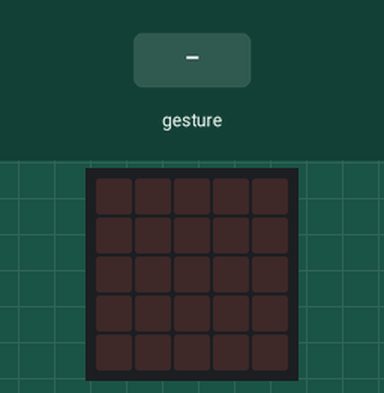
A program run on a simulated Calliope mini (MakeCode). Shown: the board's 5×5 LED display. Inputs (shaded band) come from the test bench. Random numbers come from a fixed seed; a tilt is held for 1.5 s and a shake lasts 1 s, then the board lies face up again.

Above: at 1.2 s.
1.3 s: gesture 'shake'
At 2.9 s:
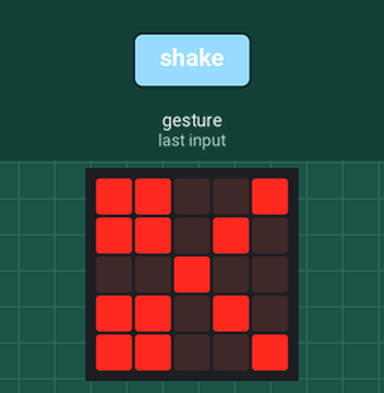
4.3 s: gesture 'shake'
At 5.2 s:
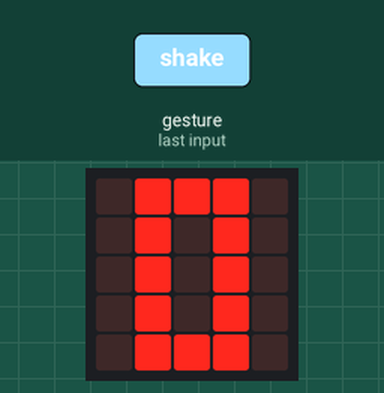
Timing chart, 0 to 7.3 s (numbered marks = the images above; inputs shaded):
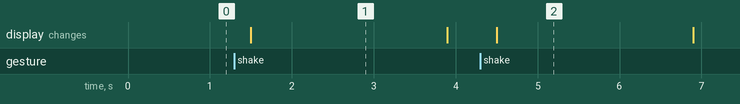

Measured:
- after the input at 1.3 s, the display: changes after 0.20 s (image 1)
- after the input at 4.3 s, the display: changes after 0.20 s (image 2)
- what the display in image 1 shows lasts 2.4 s, from 1.5 s to 3.9 s

The program:

main.ts
```typescript
let Zufall = 0
input.onGesture(Gesture.Shake, function () {
    Zufall = randint(0, 2)
    if (Zufall == 0) {
        basic.showLeds(`
            # # . . #
            # # . # .
            . . # . .
            # # . # .
            # # . . #
            `)
    } else if (Zufall == 1) {
        basic.showLeds(`
            . # # # .
            # # # # #
            # # # # #
            # # # # #
            . # # # .
            `)
    } else {
        basic.showLeds(`
            . # # # .
            . # . # .
            . # . # .
            . # . # .
            . # # # .
            `)
    }
    basic.pause(2000)
    basic.clearScreen()
})
```

test.ts
```typescript
// Hier kann man Tests durchführen; diese Datei wird nicht kompiliert, wenn dieses Paket als Erweiterung verwendet wird.
```
